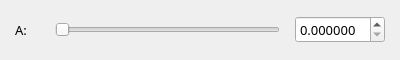
<?xml version="1.0" encoding="UTF-8"?>
<ui version="4.0">
 <class>coefficientControlWidget</class>
 <widget class="QWidget" name="coefficientControlWidget">
  <property name="geometry">
   <rect>
    <x>0</x>
    <y>0</y>
    <width>400</width>
    <height>60</height>
   </rect>
  </property>
  <property name="minimumSize">
   <size>
    <width>400</width>
    <height>60</height>
   </size>
  </property>
  <property name="maximumSize">
   <size>
    <width>400</width>
    <height>60</height>
   </size>
  </property>
  <property name="windowTitle">
   <string>Form</string>
  </property>
  <layout class="QHBoxLayout" name="horizontalLayout">
   <property name="spacing">
    <number>0</number>
   </property>
   <property name="sizeConstraint">
    <enum>QLayout::SetDefaultConstraint</enum>
   </property>
   <property name="leftMargin">
    <number>0</number>
   </property>
   <property name="topMargin">
    <number>0</number>
   </property>
   <property name="rightMargin">
    <number>0</number>
   </property>
   <property name="bottomMargin">
    <number>0</number>
   </property>
   <item>
    <widget class="QLabel" name="label">
     <property name="sizePolicy">
      <sizepolicy hsizetype="Fixed" vsizetype="Fixed">
       <horstretch>0</horstretch>
       <verstretch>0</verstretch>
      </sizepolicy>
     </property>
     <property name="minimumSize">
      <size>
       <width>25</width>
       <height>0</height>
      </size>
     </property>
     <property name="font">
      <font>
       <family>微软雅黑</family>
       <pointsize>10</pointsize>
      </font>
     </property>
     <property name="text">
      <string>A:</string>
     </property>
    </widget>
   </item>
   <item>
    <widget class="QSlider" name="horizontalSlider">
     <property name="maximumSize">
      <size>
       <width>225</width>
       <height>25</height>
      </size>
     </property>
     <property name="orientation">
      <enum>Qt::Horizontal</enum>
     </property>
    </widget>
   </item>
   <item>
    <widget class="QDoubleSpinBox" name="doubleSpinBox">
     <property name="sizePolicy">
      <sizepolicy hsizetype="Fixed" vsizetype="Fixed">
       <horstretch>0</horstretch>
       <verstretch>0</verstretch>
      </sizepolicy>
     </property>
     <property name="font">
      <font>
       <family>微软雅黑</family>
       <pointsize>10</pointsize>
      </font>
     </property>
     <property name="decimals">
      <number>6</number>
     </property>
    </widget>
   </item>
  </layout>
 </widget>
 <resources/>
 <connections/>
</ui>
